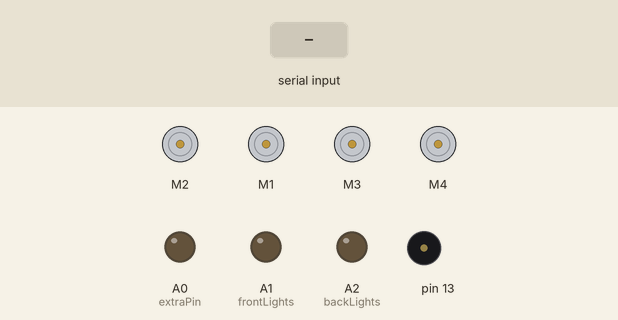
The sketch below on a simulated Arduino Uno, built with avr-gcc and run on an emulated ATmega328P. On the bench: 4 × DC motor (green arrow = forward, orange = backward, longer = faster), output pins drawn as LEDs (lit = HIGH), buzzer (waves = sounding). Dashed ring = blinking. The test bench sets the inputs (shaded band).

Above: at 1.2 s.
1.3 s: "X" received over Serial
At 1.42 s:
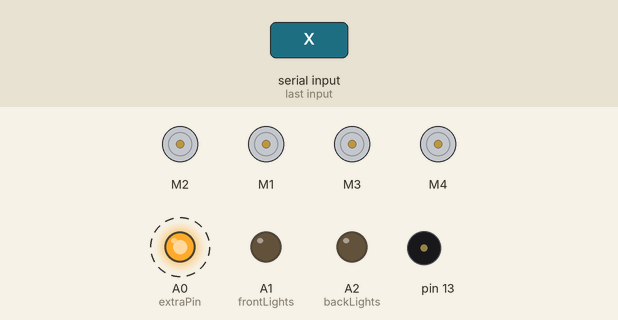
4.3 s: byte 66 ('B') received over Serial
At 4.43 s:
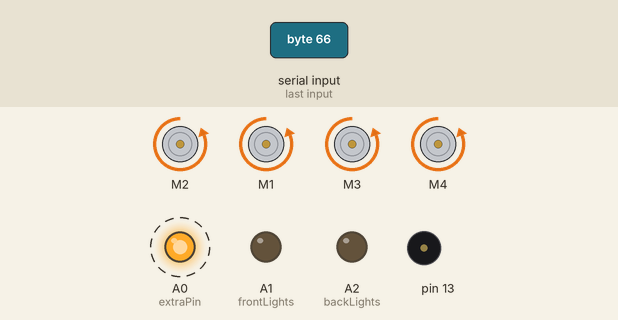
7.3 s: byte 82 ('R') received over Serial
At 7.45 s:
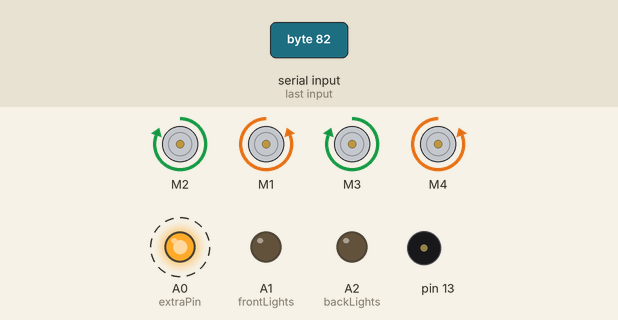
10.3 s: "V" received over Serial
At 10.46 s:
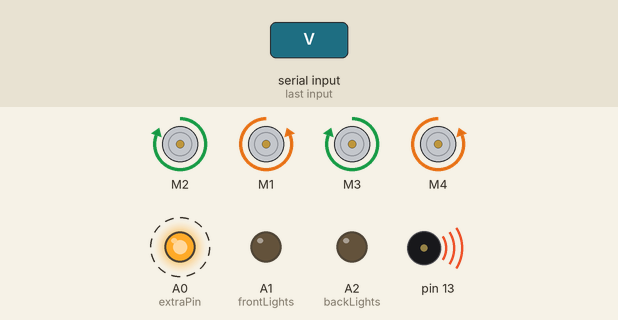
13.3 s: byte 83 ('S') received over Serial
At 13.47 s:
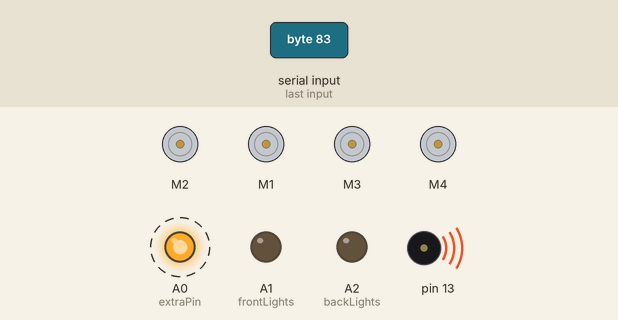
16.3 s: "W" received over Serial
At 16.48 s:
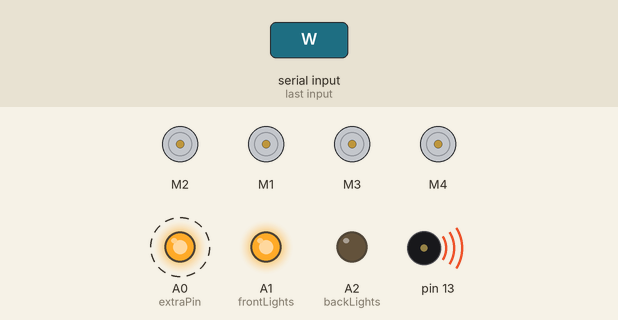
Timing chart, 0 to 20.3 s (numbered marks = the images above; inputs shaded):
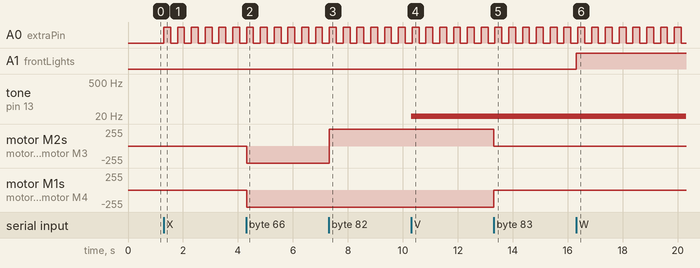

Measured:
- after the input at 1.3 s, A0 (extraPin): alternates HIGH for 0.25 s and LOW for 0.25 s, starting at once
- after the input at 4.3 s, motor M2, motor M1, motor M3, motor M4: stopped → backward 255/255 at once
- after the input at 7.3 s, motor M2, motor M3: backward 255/255 → forward 255/255 at once
- after the input at 10.3 s, tone on pin 13: silent → 10 Hz at once
- after the input at 13.3 s, motor M2, motor M3: forward 255/255 → stopped at once; motor M1, motor M4: backward 255/255 → stopped at once
- after the input at 16.3 s, A1 (frontLights): LOW → HIGH at once

The sketch:

L293D.ino
```cpp
// Паламарчук Ярослав 14.12.18

#include <AFMotor.h>
AF_DCMotor motorFrontLeft(2);  //  передний левый
AF_DCMotor motorFrontRight(1); //  передний правый
AF_DCMotor motorRearLeft(3);   //  задний левый
AF_DCMotor motorRearRight(4);  //  задний правый

void dw(int p, int v);

char junk;// змінна для збереження даних

int speed;

#define frontLights A1 // Порт передніх світодіодів
#define backLights A2 // Порт задніх світодіодів

#define extraPin A0 // Порт світодіодів аварійки
int ledState = LOW;  // стан аварійки
long previousMillis = 0;
long previousMillisE = 0;

//int speed = 125; // початкова швидкість(макс. 225)
int extra = false; // чи включена аварійка
int checkspeed(); // функція шоб перевірити чи змінилась швидкість
#define interval  250  // інтервал для світодіодів аварійки

void setup(){
  Serial.begin(9600); // встановлення режиму послідовного порту

  // Фари на вихід
  pinMode(frontLights, OUTPUT);
  pinMode(extraPin, OUTPUT);
  pinMode(backLights, OUTPUT);

  motorFrontLeft.setSpeed(255);
  motorFrontRight.setSpeed(255); //  передний правый
  motorRearLeft.setSpeed(255); //  задний левый
  motorRearRight.setSpeed(255);

}


void loop() {
  while (1) {
  speed = 255;
  // якщо прийшла команда
  if (Serial.available()) {
    //зчитуємо дані
    junk = Serial.read();
    // Якщо код вкл пищалки то включаєм на частоті 1000, якщо викл то виключаєм
    if (junk == 'V') tone(13, 10);
     else if (junk == 'v') noTone(13);

    // Якщо код аварійки включаєм
    if(junk == 'X') extra = true;
     else if (junk == 'x') extra = false;

    // Код передніх пар
    if (junk == 'W') dw(frontLights, 1);
     else if (junk == 'w')  dw(frontLights, 0);


    // Код задніх пар
    if (junk == 'U') dw(backLights, 1);
     else if (junk == 'u') dw(backLights, 0);

    if (junk == 'F') { //КОМАНДА 'F'= вперед
        motorFrontLeft.run(FORWARD);
        motorFrontRight.run(FORWARD);
        motorRearLeft.run(FORWARD);
        motorRearRight.run(FORWARD);
    }else if (junk == 'L') {
        motorFrontLeft.run(BACKWARD);
        motorFrontRight.run(FORWARD);
        motorRearLeft.run(BACKWARD);
        motorRearRight.run(FORWARD);
    }else if (junk == 'S') {
        motorFrontLeft.run(RELEASE);
        motorFrontRight.run(RELEASE);
        motorRearLeft.run(RELEASE);
        motorRearRight.run(RELEASE);
    }else if (junk == 'B') {
        motorFrontLeft.run(BACKWARD);
        motorFrontRight.run(BACKWARD);
        motorRearLeft.run(BACKWARD);
        motorRearRight.run(BACKWARD);
    }else if (junk == 'R') {
        motorFrontLeft.run(FORWARD);
        motorFrontRight.run(BACKWARD);
        motorRearLeft.run(FORWARD);
        motorRearRight.run(BACKWARD);
    }

  }
  //код для синхронної аварійки
  unsigned long currentMillis = millis();
  if(currentMillis - previousMillis > interval && extra == true) {
    previousMillis = currentMillis;
    ledState = ledState == 0 ? 1 : 0;
    dw(extraPin, ledState);

  }else if(extra == false) dw(extraPin, 0);

  }
}

void dw(int p, int v){
  digitalWrite(p, (v==1) ? HIGH : LOW);
}
```
